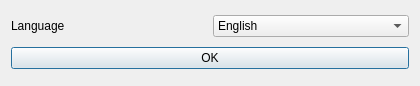
<?xml version="1.0" encoding="UTF-8"?>
<ui version="4.0">
 <class>settings</class>
 <widget class="QDialog" name="settings">
  <property name="geometry">
   <rect>
    <x>0</x>
    <y>0</y>
    <width>420</width>
    <height>86</height>
   </rect>
  </property>
  <property name="windowTitle">
   <string>Dialog</string>
  </property>
  <layout class="QGridLayout" name="gridLayout_3">
   <item row="0" column="0">
    <layout class="QGridLayout" name="gridLayout">
     <item row="0" column="0">
      <widget class="QLabel" name="label">
       <property name="text">
        <string>Language</string>
       </property>
      </widget>
     </item>
     <item row="0" column="1">
      <widget class="QComboBox" name="comboBox">
       <item>
        <property name="text">
         <string>English</string>
        </property>
       </item>
       <item>
        <property name="text">
         <string>Russian</string>
        </property>
       </item>
      </widget>
     </item>
    </layout>
   </item>
   <item row="1" column="0">
    <widget class="QPushButton" name="pbOK">
     <property name="text">
      <string>OK</string>
     </property>
    </widget>
   </item>
  </layout>
 </widget>
 <resources/>
 <connections/>
</ui>
